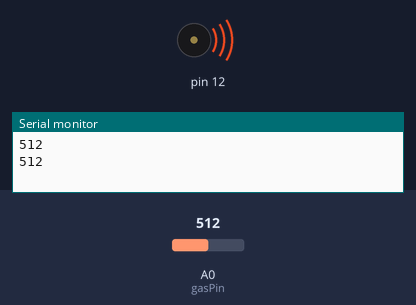
A sketch run on a simulated Arduino Uno, built with avr-gcc and run on an emulated ATmega328P. Shown: buzzer (waves = sounding), the last lines printed to the serial monitor. Inputs (shaded band) come from the test bench; at power-on: A0 (gasPin) = 512.

Above: at 1.2 s.
1.3 s: A0 (gasPin) set to 413
4.3 s: A0 (gasPin) set to 390
At 6.2 s:
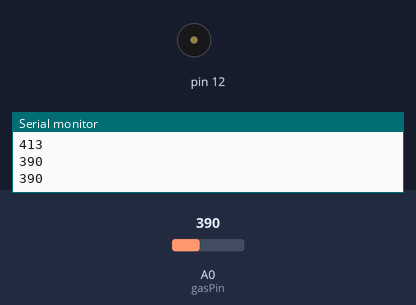
6.5 s: A0 (gasPin) set to 410
At 7.8 s:
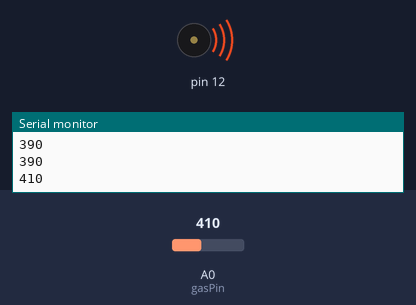
9.5 s: A0 (gasPin) set to 306
At 11.4 s:
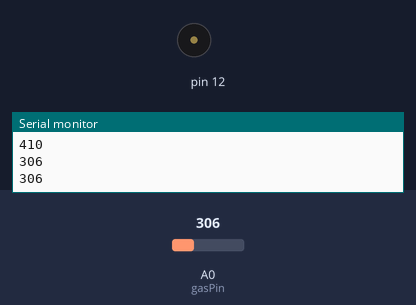
Timing chart, 0 to 12.5 s (numbered marks = the images above; inputs shaded):
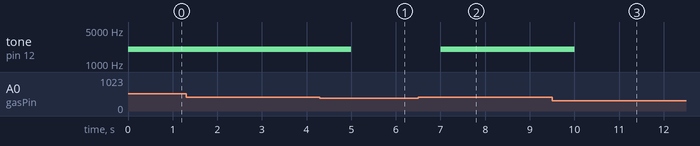

The sketch:

gas2.ino
```cpp
const int gasPin = A0; //가스센서 아웃을 아두이노 A0로 설정


void setup()
{
    Serial.begin(9600); //시리얼포트 설정
}

void loop()
{
    Serial.println(analogRead(gasPin)); //센서값을 시리얼모니터로 전송

    if (analogRead(gasPin) > 400)   // 가스 검출 시(자신의 센서 감도에 알맞게 조절필요)
    {
        tone(12,2000,1000); // 피에조 ON (주파수 2000으로 1초간 울리기)
    }

    delay(1000);
}
```

Measured:
- the behaviour switches between 401 and 400 on A0 (gasPin) (found by bisection; images 0 and 1)
- after the input at 4.3 s, tone on pin 12: 2000 Hz → silent after 0.70 s
- after the input at 6.5 s, tone on pin 12: silent → 2000 Hz after 0.50 s
- after the input at 9.5 s, tone on pin 12: 2000 Hz → silent after 0.50 s
